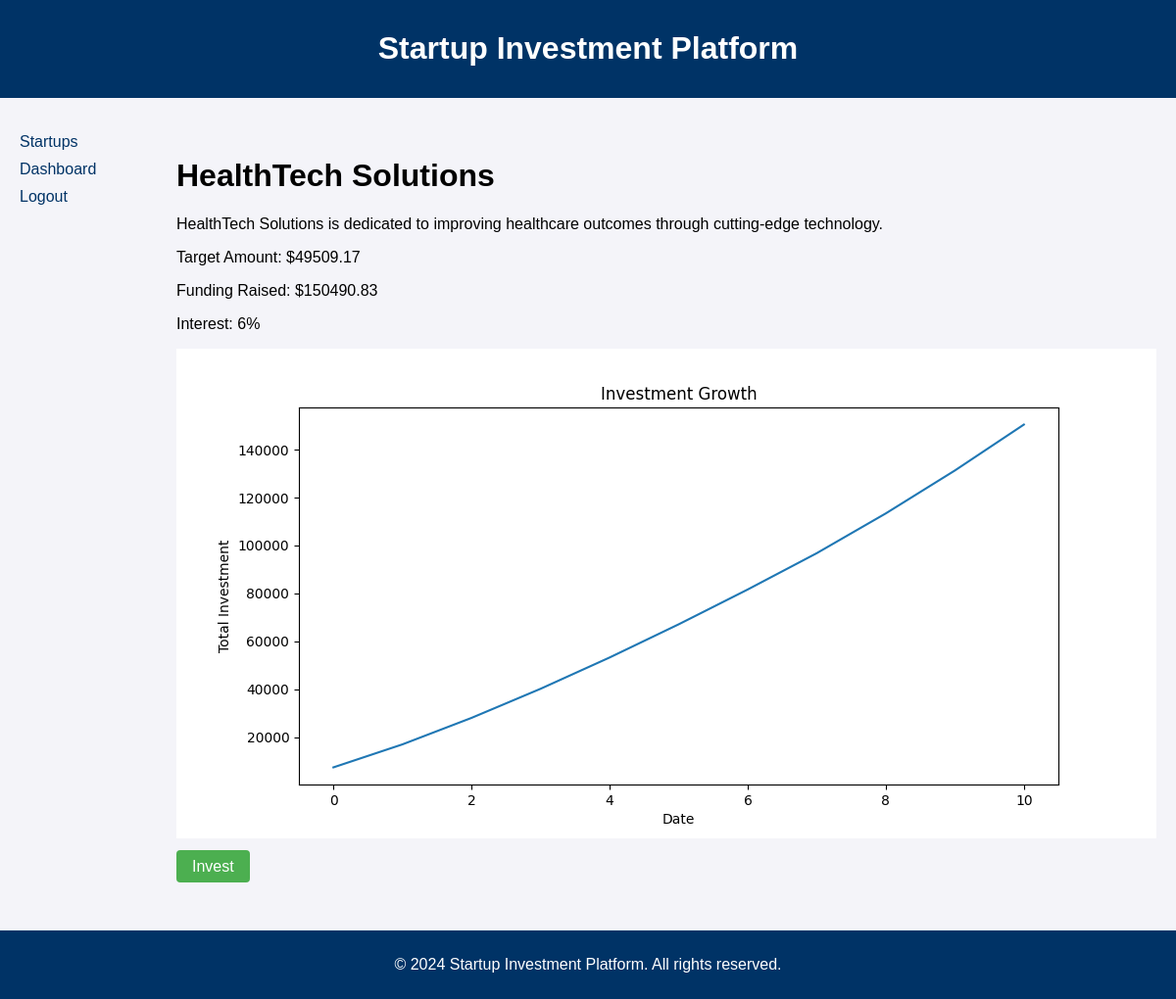
Page /startups/view/3/ on the committed database.
### investments/models.py (models this page shows, shortened)
class Startup(models.Model):
    name = models.CharField(max_length=100)
    description = models.TextField()
    target_amount = models.DecimalField(max_digits=12, decimal_places=2)
    industry = models.TextField()
    growth_rate = models.DecimalField(max_digits=4, decimal_places=2, default=random_growth_rate)
    interest = models.DecimalField(max_digits=4, decimal_places=2, default=random_interest)
    def funding_required(self):
        return max(self.target_amount - self.total_funding_raised(), 0)
    def total_funding_raised(self):
        total_funding = self.investment_set.aggregate(total=models.Sum('amount'))['total']
        return total_funding or 0  # Return 0 if there are no investments

### investments/views.py (the view)
# urls.py: path('startups/view/<int:startup_id>/', view_startup, name='view_startup'),
def view_startup(request, startup_id):
    startup = get_object_or_404(Startup, pk=startup_id)
    investments = Investment.objects.filter(startup=startup)
    investment_amounts_per_day = investments.values('date_invested').annotate(total_invested=Sum('amount')).order_by('date_invested')
    cumulative_investments_per_day = []
    total_invested = 0
    for investment in investment_amounts_per_day:
        total_invested += investment['total_invested']
        cumulative_investments_per_day.append({'date_invested': investment['date_invested'], 'total_invested': total_invested})
    plt.figure(figsize=(10,5))
    plt.plot([investment['date_invested'] for investment in cumulative_investments_per_day], [investment['total_invested'] for investment in cumulative_investments_per_day])
    plt.xlabel('Date')
    plt.ylabel('Total Investment')
    plt.title('Investment Growth')
    plt.ticklabel_format(scilimits=(-5, 100))
    buf = io.BytesIO()
    plt.savefig(buf, format='png')
    buf.seek(0)
    plt.close()
    string = base64.b64encode(buf.read())
    uri = urllib.parse.quote(string)
    return render(request, 'startup.html', {'startup': startup, 'image': uri})

### investments/templates/investments/startup.html (shortened to what this page needs)
{% extends 'base.html' %}
{% block content %}
    <h1>{{ startup.name }}</h1>
    <p>{{ startup.description }}</p>
    <p>Target Amount: ${{ startup.funding_required|floatformat:2 }}</p>
    <p>Funding Raised: ${{ startup.total_funding_raised|floatformat:2 }}</p>
    <p>Interest: {% widthratio startup.interest 1 100 %}%</p>
    <img alt="">
    <p><a href="{% url 'invest_in_startup' startup_id=startup.id %}" class="invest-btn">Invest</a></p>
{% endblock %}

### investments/static/css/style.css (style rules this page uses)
body { font-family: Arial, sans-serif; margin: 40px; background-color: #f4f4f9; }

### investments/templates/investments/base.html (style rules this page uses)
body { margin: 0; padding: 0; display: flex; flex-direction: column; min-height: 100vh; }

### investments/templates/investments/startup.html (style rules this page uses)
.invest-btn { padding: 8px 16px; background-color: #4CAF50; color: white; border: none; border-radius: 4px; cursor: pointer; text-decoration: none; }

### rows in the picture
Startup: name "HealthTech Solutions", description "HealthTech Solutions is dedicated to improving healthcare outcomes through cutting-edge technology.", funding_required "49509.17", total_funding_raised "150490.83", interest "6"
